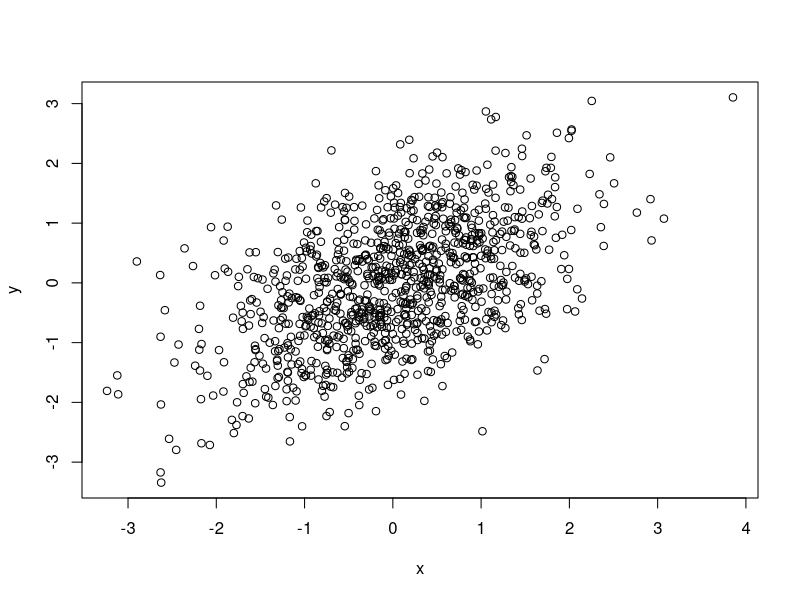

Here is the R script that generated this plot:
# part b)

x <- 1

f <- function(x) {
	return(x * abs(log(x)) / (1 + x) * exp(-sqrt(x) - x))
}

gen.next <- function(x) {
	y <- rgamma(1, shape = 2, rate = x)
	acc.prob <- min(1, f(y) * dgamma(x, shape = 2, rate = y) / f(x) / dgamma(y, shape = 2, rate = x))
	if (is.nan(acc.prob) || runif(1) < acc.prob) {
		return(y)
	} else {
		return(x)
	}
}

generate <- function(x, n) {
	samples <- c()
	burn.in <- 10000
	between.time <- 1000
	for (i in 1:burn.in) {
		x <- gen.next(x)
	}
	samples <- c(samples, x)
	for (i in 1:(n - 1)) {
		for (j in 1:between.time) {
			x <- gen.next(x)
		}
		samples <- c(samples, x)
	}
	return(samples)
}

samples <- generate(x, 1000)
samples
numerator <- ifelse(samples >= 1, 1, -1)
denominator <- exp(-samples) / unlist(lapply(samples, f))
sum(numerator)/sum(denominator)

# part c)

x <- 1

f <- function(x) {
	return((cos(x) + x)^(-3))
}

q <- function() {
	return(sqrt(1 / (1 - runif(1))) - 1)
}

dq <- function(y) {
	return((1 + y)^(-3))
}

gen.next <- function(x) {
	y <- q()
	acc.prob <- min(1, f(y) * dq(x) / f(x) / dq(y))
	if (is.nan(acc.prob) || runif(1) < acc.prob) {
		return(y)
	} else {
		return(x)
	}
}

generate <- function(x, n) {
	samples <- c()
	burn.in <- 10000
	between.time <- 1000
	for (i in 1:burn.in) {
		x <- gen.next(x)
	}
	samples <- c(samples, x)
	for (i in 1:(n - 1)) {
		for (j in 1:between.time) {
			x <- gen.next(x)
		}
		samples <- c(samples, x)
	}
	return(samples)
}

samples <- generate(x, 1000)
samples

# part d)

rho <- 0.5

gen.next <- function(x, i) {
	x[i] <- rnorm(1, mean = rho * x[3 - i], sd = sqrt(1 - rho^2))
	return(x)
}

generate <- function(x, n) {
	samples <- list()
	burn.in <- 10000
	between.time <- 2
	for (i in 1:burn.in) {
		x <- gen.next(x, 1 + i %% 2)
	}
	samples[[length(samples) + 1]] <- x
	for (i in 1:(n - 1)) {
		for (j in 1:between.time) {
			x <- gen.next(x, 1 + j %% 2)
		}
		samples[[length(samples) + 1]] <- x
	}
	return(samples)
}

samples <- generate(c(0, 0), 1000)
samples
x <- sapply(samples, function(a) a[1])
y <- sapply(samples, function(a) a[2])
cov(x, y)
png("normal.png")
plot(x, y)
dev.off()
